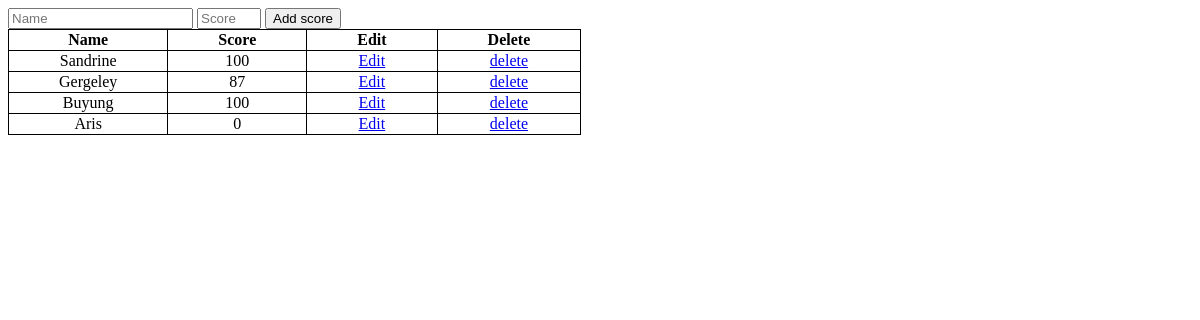
The app's page /, older data.
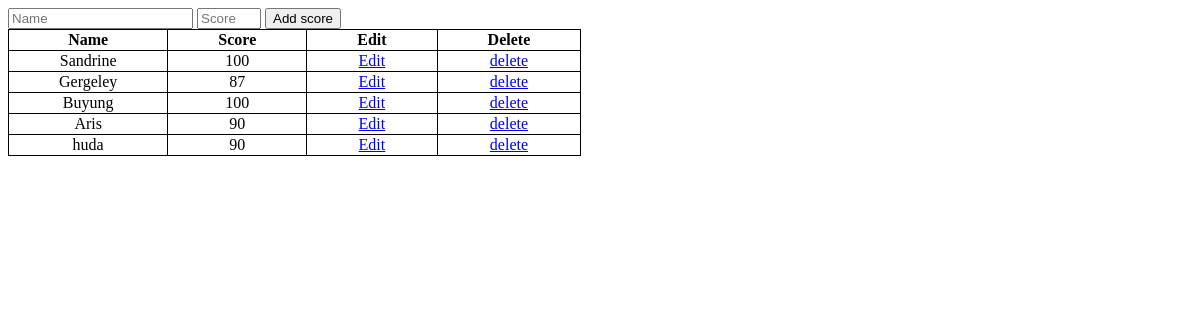
The same page, newer data.
### tables this page shows
CREATE TABLE "score" (
	"id"	INTEGER NOT NULL,
	"name"	TEXT NOT NULL,
	"score"	INTEGER NOT NULL,
	PRIMARY KEY("id" AUTOINCREMENT)
);

### app.py (the view)
@app.route("/", methods=["GET", "POST"])
def index():
    if request.method == "POST":
        name = request.form.get("name")
        score = request.form.get("score")
        db.execute("INSERT INTO score (name, score) VALUES(?, ?)", name, score)
        return redirect("/")
    else:
        score = db.execute("SELECT * FROM score")
        return render_template("index.html", score=score)

### templates/index.html (shortened to what this page needs)
<!DOCTYPE html>
<html lang="en">
<head>
</head>
<body>
    <form action="/" method="POST">
        <input name="name" placeholder="Name" type="text">
        <input name="score" placeholder="Score" type="number" min="0" max="100">
        <input type="submit" value="Add score">
    </form>
    <table>
        <tr>
            <th>Name</th>
            <th>Score</th>
            <th>Edit</th>
            <th>Delete</th>
        </tr>
        {% for student in score %}
            <tr>
                <td>{{student.name}}</td>
                <td>{{student.score}}</td>
                <td>
                    <a href="/edit/{{ student['id'] }}">Edit</a>
                </td>
                <td>
                    <a href="/delete/{{ student['id'] }}"
                    onclick="return confirm('apakah anda yakin akan menghapus');">delete</a>
                </td>
            </tr>
        {% endfor %}
    </table>
</body>
</html>

Row changes from the older to the newer data that the page shows:
changed score "Aris": score "0" → "90"
added score: name "huda", score "90"
